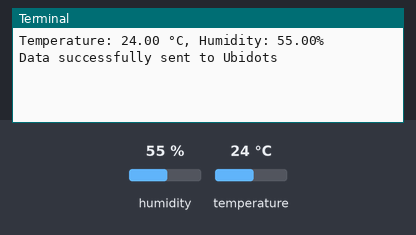
Bench run of a program on a simulated Raspberry Pi (BCM pin numbers). On the bench: the last lines printed to the terminal. The inputs (shaded band) are chosen by the test bench; at power-on: humidity 55 %, temperature 24 °C. Web requests get an empty 200 reply after 0.4 s.

Above: at 1.2 s.
1.3 s: humidity set to 22 %
At 1.81 s:
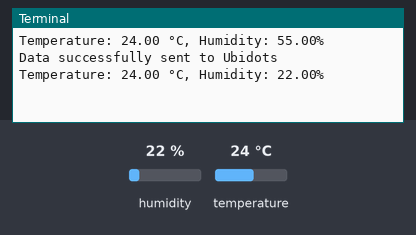
2.8 s: temperature set to 12 °C
At 3.4 s:
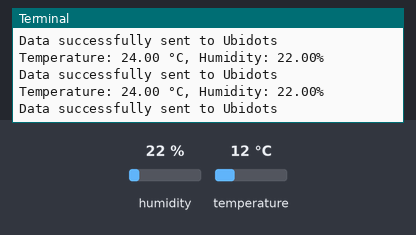
4.3 s: humidity set to 40 %
At 5.5 s:
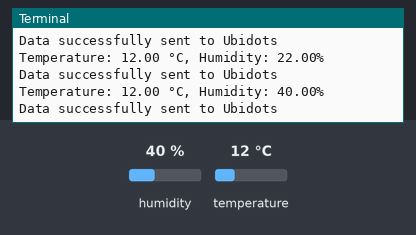
Timing chart, 0 to 7.3 s (numbered marks = the images above; inputs shaded):
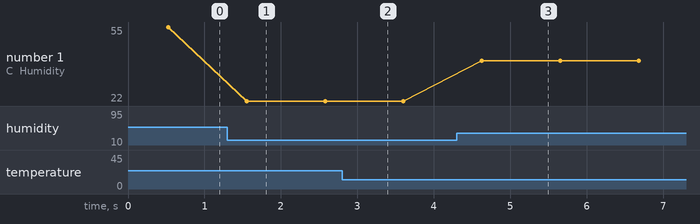

The program:

suhu-ubi.py
```python
import time
import Adafruit_DHT
import requests

# Konfigurasi sensor DHT22
DHT_SENSOR = Adafruit_DHT.DHT22
DHT_PIN = 4  # Ganti dengan pin GPIO tempat Anda menghubungkan sensor DHT22

# Konfigurasi Ubidots
UBIDOTS_TOKEN = "BBFF-2jXFcArgZADJPrXdNDezHs4Q95gudr"
DEVICE_LABEL = "suhu"  # Ganti dengan label device yang Anda buat di Ubidots

def get_sensor_data():
    humidity, temperature = Adafruit_DHT.read_retry(DHT_SENSOR, DHT_PIN)
    return humidity, temperature

def send_to_ubidots(humidity, temperature):
    url = f"https://industrial.api.ubidots.com/api/v1.6/devices/{DEVICE_LABEL}"
    headers = {"X-Auth-Token": UBIDOTS_TOKEN, "Content-Type": "application/json"}

    payload = {
        "temperature": temperature,
        "humidity": humidity
    }

    try:
        response = requests.post(url, headers=headers, json=payload)
        if response.status_code == 200:
            print("Data successfully sent to Ubidots")
        else:
            print("Failed to send data to Ubidots")
    except Exception as e:
        print("Error:", e)

if __name__ == "__main__":
    try:
        while True:
            humidity, temperature = get_sensor_data()
            if humidity is not None and temperature is not None:
                print(f"Temperature: {temperature:.2f} °C, Humidity: {humidity:.2f}%")
                send_to_ubidots(humidity, temperature)
            else:
                print("Failed to retrieve data from the sensor.")
            time.sleep(0.1)  # Ubah angka 10 ke interval yang diinginkan (dalam detik)
    except KeyboardInterrupt:
        print("Terminated by the user")
```

Measured:
- after the input at 1.3 s, the terminal: prints a new line after 0.25 s (image 1)
- after the input at 4.3 s, the terminal: prints a new line after 0.33 s (image 3)
- plotted number 1: 55 → 22 after the input at 1.3 s, 22 → 40 after the input at 4.3 s
